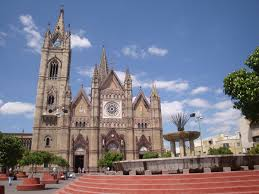
#> input picture pythonTest/haarcascade/expiatorio/p/expiatorio9.jpg, 259 x 194 px, found by its file name
$ python test.py
#> lines starting #> are read from the running program, lines starting #| are printed output that depends on the picture
import cv2
import json

cascade = cv2.CascadeClassifier("cascade.xml")

#img = cv2.imread("catedral53.jpg")
img = cv2.imread("expiatorio\\p\\expiatorio9.jpg")
#> img is the input picture: shape (194, 259, 3); mean B, G, R 137.1, 121.4, 122
gray = cv2.cvtColor(img, cv2.COLOR_BGR2GRAY)
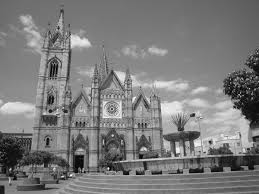
#> gray: shape (194, 259); min 1, max 253, mean 123.3

# anteriores 1.01, 5
#> (the run stopped early here; a loop or call above may not have finished)

$ run again, with pythonTest/haarcascade/catedral53.JPG copied over pythonTest/haarcascade/expiatorio/p/expiatorio9.jpg
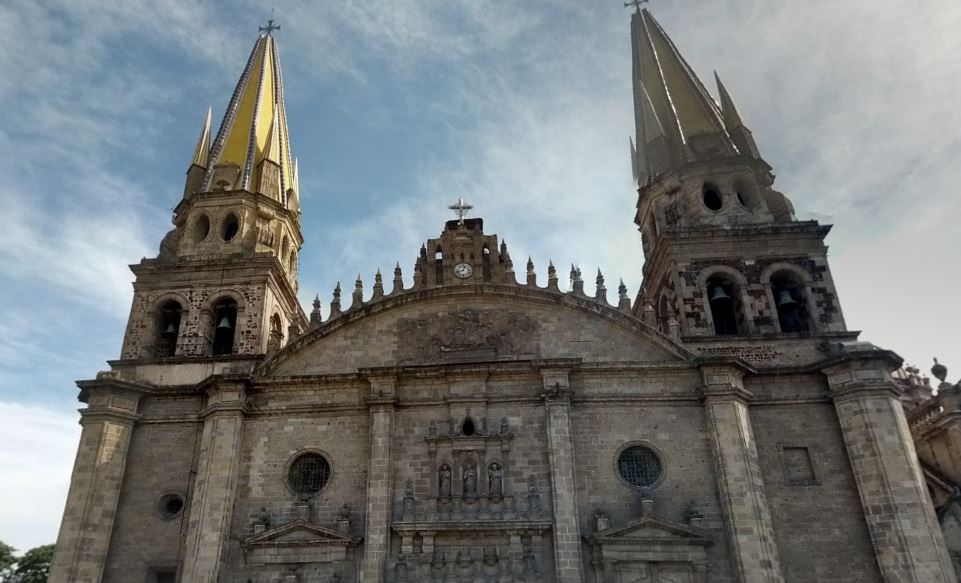
#> input picture pythonTest/haarcascade/catedral53.JPG, 961 x 583 px, found by its file name
#> img is the input picture: shape (583, 961, 3); mean B, G, R 121, 120.4, 116.1
#> `gray = cv2.cvtColor(img, cv2.COLOR_BGR2GRAY)`:
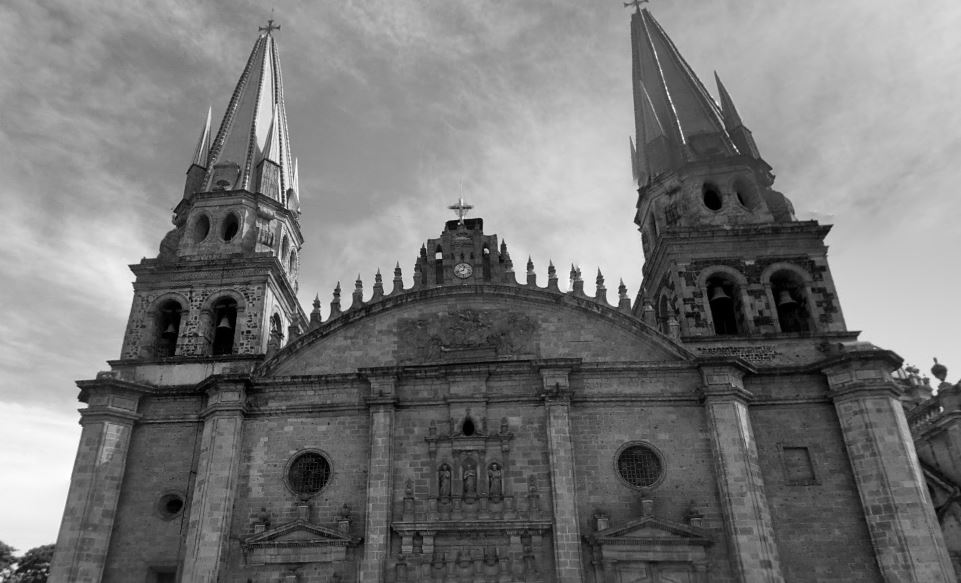
#> gray: shape (583, 961); min 0, max 255, mean 119.2

$ run again, with pythonTest/haarcascade/expiatorio/p/expiatorio1.jpg copied over pythonTest/haarcascade/expiatorio/p/expiatorio9.jpg
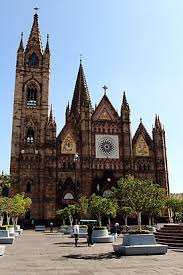
#> input picture pythonTest/haarcascade/expiatorio/p/expiatorio1.jpg, 183 x 275 px, found by its file name
#> img is the input picture: shape (275, 183, 3); mean B, G, R 138.8, 134.2, 129.8
#> `gray = cv2.cvtColor(img, cv2.COLOR_BGR2GRAY)`:
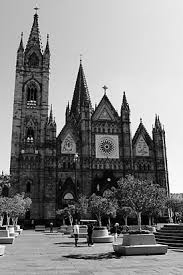
#> gray: shape (275, 183); min 0, max 255, mean 133.4

$ run again, with pythonTest/haarcascade/expiatorio/p/expiatorio10.jpg copied over pythonTest/haarcascade/expiatorio/p/expiatorio9.jpg
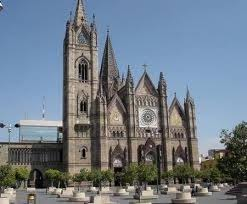
#> input picture pythonTest/haarcascade/expiatorio/p/expiatorio10.jpg, 247 x 204 px, found by its file name
#> img is the input picture: shape (204, 247, 3); mean B, G, R 135.9, 123.8, 112.2
#> `gray = cv2.cvtColor(img, cv2.COLOR_BGR2GRAY)`:
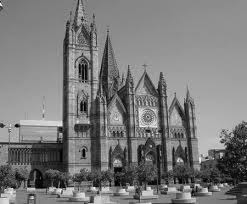
#> gray: shape (204, 247); min 0, max 253, mean 121.7
